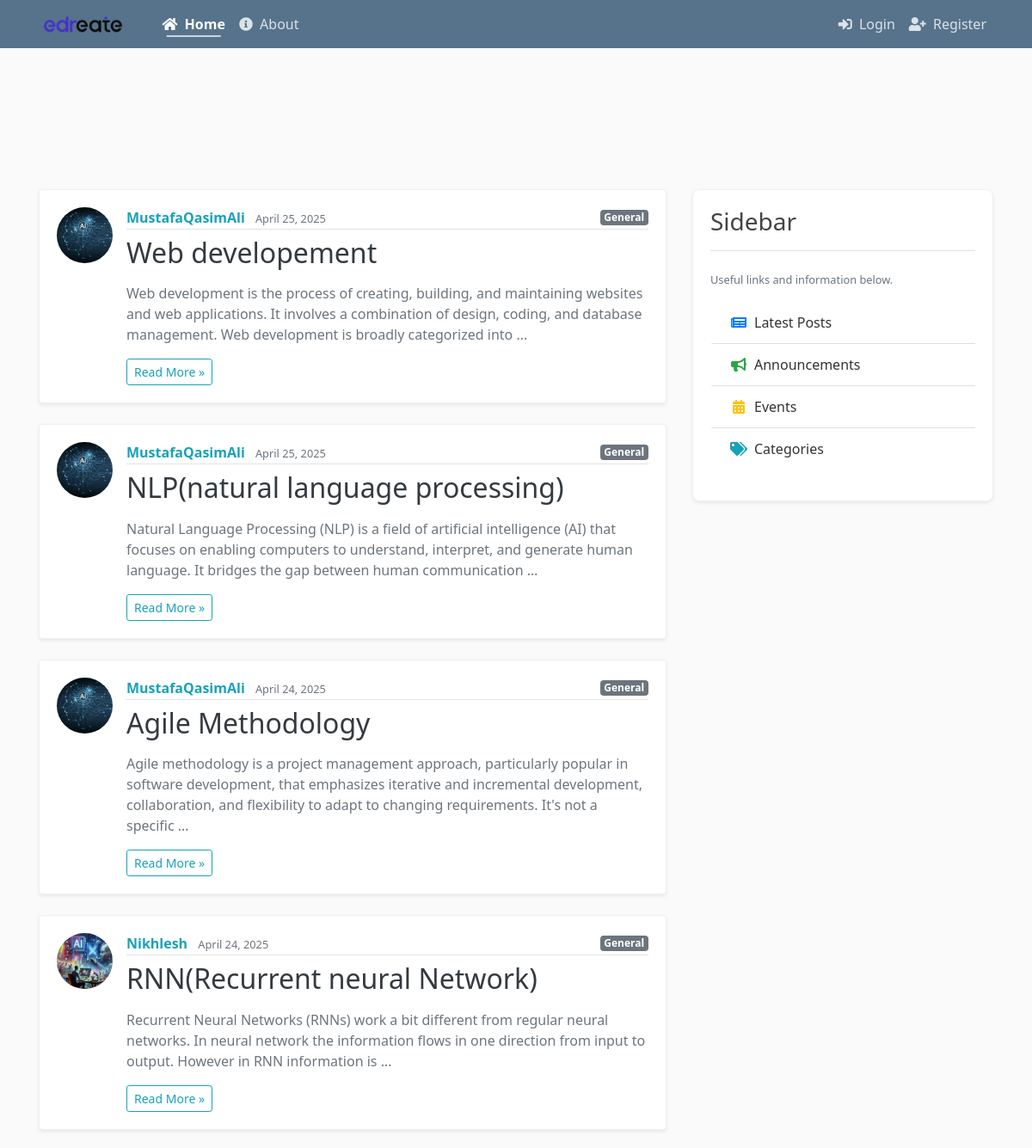
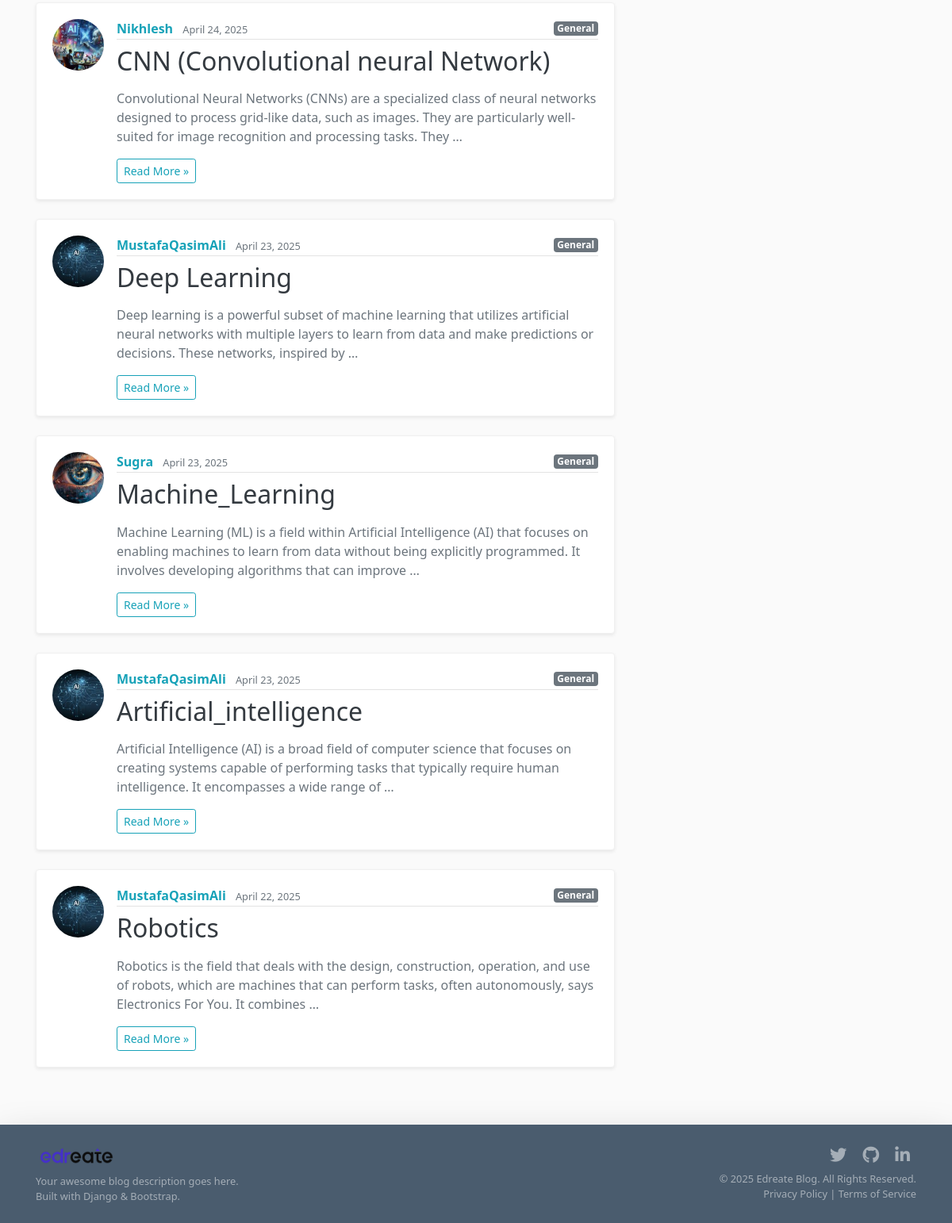
The page / on the database its author committed (2 pictures, top to bottom).
### blog/models.py (models this page shows, shortened)
class Post(models.Model):
    title = models.CharField(max_length = 100)
    content = models.TextField()
    date_posted = models.DateTimeField(default = timezone.now)
    author = models.ForeignKey(User , on_delete=models.CASCADE)

### users/models.py (models this page shows, shortened)
class Profile(models.Model):
    user = models.OneToOneField(User,on_delete=models.CASCADE)
    image = models.ImageField(default='default.jpg',upload_to='profile_pics')

### blog/views.py (the view)
# urls.py: path('', PostListView.as_view(), name='blog-home'),
class PostListView(ListView):
    model  = Post
    template_name = 'blog/home.html'
    context_object_name = 'posts'
    ordering = ['-date_posted']

### blog/templates/blog/home.html (shortened to what this page needs)
{% extends "blog/base.html" %}
{% block content %}
    {% for post in posts %}
        <article class="media content-section shadow-sm mb-4 bg-white rounded">
          <img class="rounded-circle article-img" src="{{ post.author.profile.image.url }}">
          <div class="media-body">
            <div class="article-metadata d-flex justify-content-between align-items-center mb-2">
              <div>
                <a class="mr-2 text-info font-weight-bold" href="#">{{ post.author }}</a>
                <small class="text-muted">{{ post.date_posted|date:"F d, Y" }}</small>
              </div>
              <span class="badge badge-secondary">{{ post.category|default:"General" }}</span>
            </div>
            <h2 class="mb-3"><a class="article-title text-dark" href="{% url 'post-detail' post.id %}">{{ post.title }}</a></h2>
            <p class="article-content text-secondary">{{ post.content|truncatewords:30 }}</p>
            <a href="{% url 'post-detail' post.id %}" class="btn btn-sm btn-outline-info">Read More &raquo;</a>
          </div>
        </article>
    {% endfor %}
{% endblock content %}

### blog/templates/blog/base.html (shortened to what this page needs)
{% load static %}
<!DOCTYPE html>
<html lang="en">
<head>
    <link rel="stylesheet" href="https://cdn.jsdelivr.net/npm/bootstrap@4.6.0/dist/css/bootstrap.min.css">
    <link href="https://cdnjs.cloudflare.com/ajax/libs/font-awesome/5.15.4/css/all.min.css" rel="stylesheet">
    <link rel="stylesheet" type="text/css" href="{% static 'blog/main.css' %}">
</head>
<body>
    <header class="site-header">
        <nav class="navbar navbar-expand-md navbar-dark bg-steel fixed-top">
            <div class="container">
                <a class="navbar-brand mr-4 d-flex align-items-center" href="{% url 'blog-home' %}">
                    <img src="{% static 'images/edreate-logo-transparent-background.webp' %}" alt="Logo" style="height: 30px;" class="mr-2">
                </a>
                <div class="collapse navbar-collapse" id="navbarToggle">
                    <div class="navbar-nav mr-auto">
                        <a class="nav-item nav-link {% if request.resolver_match.url_name == 'blog-home' %}active{% endif %}" href="{% url 'blog-home' %}">
                            <i class="fas fa-home mr-1"></i> Home
                        </a>
                        <a class="nav-item nav-link {% if request.resolver_match.url_name == 'blog-about' %}active{% endif %}" href="{% url 'blog-about' %}">
                            <i class="fas fa-info-circle mr-1"></i> About
                        </a>
                    </div>
                    <div class="navbar-nav align-items-md-center">
                        {% if user.is_authenticated %}
                            <a class="nav-item nav-link" href="{% url 'post-create' %}">
                                <i class="fas fa-plus-circle mr-1"></i> New Post
                            </a>
                            <a class="nav-item nav-link" href="{% url 'profile' %}">
                                <i class="fas fa-user-circle mr-1"></i> Profile
                            </a>
                            <form method="post" action="{% url 'logout' %}" class="form-inline ml-md-2">
                                {% csrf_token %}
                                <button type="submit" class="btn btn-link nav-item nav-link p-0">
                                    <i class="fas fa-sign-out-alt mr-1"></i> Logout
                                </button>
                            </form>
                        {% else %}
                            <a class="nav-item nav-link" href="{% url 'login' %}">
                                <i class="fas fa-sign-in-alt mr-1"></i> Login
                            </a>
                            <a class="nav-item nav-link" href="{% url 'register' %}">
                                <i class="fas fa-user-plus mr-1"></i> Register
                            </a>
                        {% endif %}
                    </div>
                </div>
            </div>
        </nav>
    </header>
    <main role="main" class="container">
        <div class="row">
            <div class="col-md-8">
                {% block content %}{% endblock %}
            </div>
            <div class="col-md-4">
                <div class="content-section shadow-sm">
                    <h3 class="border-bottom pb-3 mb-4">Sidebar</h3>
                    <p class='text-muted small mb-3'>Useful links and information below.</p>
                    <ul class="list-group list-group-flush mb-3">
                        <li class="list-group-item d-flex align-items-center">
                            <i class="fas fa-newspaper fa-fw mr-2 text-primary"></i> Latest Posts
                        </li>
                        <li class="list-group-item d-flex align-items-center">
                            <i class="fas fa-bullhorn fa-fw mr-2 text-success"></i> Announcements
                        </li>
                        <li class="list-group-item d-flex align-items-center">
                            <i class="fas fa-calendar-alt fa-fw mr-2 text-warning"></i> Events
                        </li>
                        <li class="list-group-item d-flex align-items-center">
                            <i class="fas fa-tags fa-fw mr-2 text-info"></i> Categories
                        </li>
                    </ul>
                </div>
            </div>
        </div>
    </main>
    <footer class="bg-steel text-white py-4 mt-5 shadow-lg">
        <div class="container">
            <div class="row align-items-center">
                <div class="col-md-6 mb-3 mb-md-0">
                     <img src="{% static 'images/edreate-logo-transparent-background.webp' %}" alt="Logo" style="height: 30px;" class="d-block mb-2">
                    <p class="small mb-0 text-white-50">
                        Your awesome blog description goes here. <br> Built with Django & Bootstrap.
                    </p>
                </div>
                <div class="col-md-6 text-md-right text-center">
                     <div class="mb-2">
                         <a href="#" class="text-white-50 mx-2"><i class="fab fa-twitter fa-lg"></i></a>
                         <a href="#" class="text-white-50 mx-2"><i class="fab fa-github fa-lg"></i></a>
                         <a href="#" class="text-white-50 mx-2"><i class="fab fa-linkedin-in fa-lg"></i></a>
                     </div>
                    <p class="small mb-0 text-white-50">
                        © {% now "Y" %} Edreate Blog. All Rights Reserved.
                    </p>
                     <p class="small mb-0 text-white-50">
                         <a href="#" class="text-white-50">Privacy Policy</a> | <a href="#" class="text-white-50">Terms of Service</a>
                     </p>
                </div>
            </div>
        </div>
    </footer>
</body>
</html>

### blog/static/blog/main.css (style rules this page uses)
:root { --primary-color: #3498db; --primary-dark: #2980b9; --secondary-color: #3d4f60; --light-bg: #f8f9fa; --border-color: #e9ecef; }
body { background: #fafafa; color: #333333; margin-top: 5rem; padding-top: 70px; font-family: 'Segoe UI', Roboto, 'Helvetica Neue', Arial, sans-serif; }
h1, h2, h3, h4, h5, h6 { color: #444444; }
ul { margin: 0; }
.bg-steel { background-color: var(--secondary-color); }
.site-header { z-index: 1030; box-shadow: 0 2px 5px rgba(0, 0, 0, 0.08); }
.site-header .navbar-nav .nav-link { color: #dbe2e8; }
.site-header .navbar-nav .nav-link.active { font-weight: 600; }
.navbar-brand { font-weight: 700; font-size: 1.5rem; }
.content-section { background: #ffffff; padding: 20px; border-radius: 8px; box-shadow: 0 2px 5px rgba(0, 0, 0, 0.05); margin-bottom: 20px; border: 1px solid #f0f0f0; transition: transform 0.2s; }
.article-title { color: #444444; text-decoration: none; }
.article-content { white-space: pre-line; }
.article-img { width: 65px; height: 65px; margin-right: 16px; object-fit: cover; }
.article-metadata { padding-bottom: 1px; margin-bottom: 4px; border-bottom: 1px solid #e3e3e3; }
.nav-item.nav-link { padding: 0.5rem 1rem; transition: all 0.2s; }
.list-group-item { border-left: none; border-right: none; padding: 12px 20px; transition: all 0.2s; }
footer.bg-steel { background-color: #4a5c6e; color: #f8f9fa; }

### blog/templates/blog/base.html (style rules this page uses)
html { scroll-behavior: smooth; }
.site-header .navbar { opacity: 0; animation: slideDownFade 0.6s ease-out 0.1s forwards; }
.navbar-nav .nav-link { position: relative; transition: color 0.3s ease; padding-bottom: 8px; }
.navbar-nav .nav-link::after { content: ''; position: absolute; width: 0; height: 2px; bottom: 5px; left: 50%; transform: translateX(-50%); background-color: rgba(255, 255, 255, 0.7); transition: width 0.3s ease-out; }
.navbar-nav .nav-link:hover::after, .navbar-nav .nav-link.active::after { width: 70%; }
main.container { padding-top: 70px; }
main .col-md-8 { opacity: 0; animation: slideUpFade 0.7s ease-out 0.4s forwards; }
main .col-md-4 .content-section { opacity: 0; animation: slideUpFade 0.7s ease-out 0.6s forwards; transition: box-shadow 0.3s ease; }
.content-section .list-group-item { transition: background-color 0.3s ease, transform 0.2s ease, border-left-color 0.3s ease; border-left: 3px solid transparent; }
footer.bg-steel { opacity: 0; animation: slideUpFade 0.8s ease-out 0.8s forwards; }
.bg-steel { background-color: #57738C; }
main { margin-bottom: 30px; }

### rows shown on the page
Post: author.profile.image (picture), author "MustafaQasimAli", date_posted "April 25, 2025", category "General", title "Web developement", content "Web development is the process of creating, building, and maintaining websites and web applications. It involves a combination of design, coding, and database management. Web development is broadly categorized into …"
Post: author.profile.image (picture), author "MustafaQasimAli", date_posted "April 25, 2025", category "General", title "NLP(natural language processing)", content "Natural Language Processing (NLP) is a field of artificial intelligence (AI) that focuses on enabling computers to understand, interpret, and generate human language. It bridges the gap between human communication …"
Post: author.profile.image (picture), author "MustafaQasimAli", date_posted "April 24, 2025", category "General", title "Agile Methodology", content "Agile methodology is a project management approach, particularly popular in software development, that emphasizes iterative and incremental development, collaboration, and flexibility to adapt to changing requirements. It's not a specific …"
Post: author.profile.image (picture), author "Nikhlesh", date_posted "April 24, 2025", category "General", title "RNN(Recurrent neural Network)", content "Recurrent Neural Networks (RNNs) work a bit different from regular neural networks. In neural network the information flows in one direction from input to output. However in RNN information is …"
Post: author.profile.image (picture), author "Nikhlesh", date_posted "April 24, 2025", category "General", title "CNN (Convolutional neural Network)", content "Convolutional Neural Networks (CNNs) are a specialized class of neural networks designed to process grid-like data, such as images. They are particularly well-suited for image recognition and processing tasks. They …"
Post: author.profile.image (picture), author "MustafaQasimAli", date_posted "April 23, 2025", category "General", title "Deep Learning", content "Deep learning is a powerful subset of machine learning that utilizes artificial neural networks with multiple layers to learn from data and make predictions or decisions. These networks, inspired by …"
Post: author.profile.image (picture), author "Sugra", date_posted "April 23, 2025", category "General", title "Machine_Learning", content "Machine Learning (ML) is a field within Artificial Intelligence (AI) that focuses on enabling machines to learn from data without being explicitly programmed. It involves developing algorithms that can improve …"
Post: author.profile.image (picture), author "MustafaQasimAli", date_posted "April 23, 2025", category "General", title "Artificial_intelligence", content "Artificial Intelligence (AI) is a broad field of computer science that focuses on creating systems capable of performing tasks that typically require human intelligence. It encompasses a wide range of …"
Post: author.profile.image (picture), author "MustafaQasimAli", date_posted "April 22, 2025", category "General", title "Robotics", content "Robotics is the field that deals with the design, construction, operation, and use of robots, which are machines that can perform tasks, often autonomously, says Electronics For You. It combines …"
